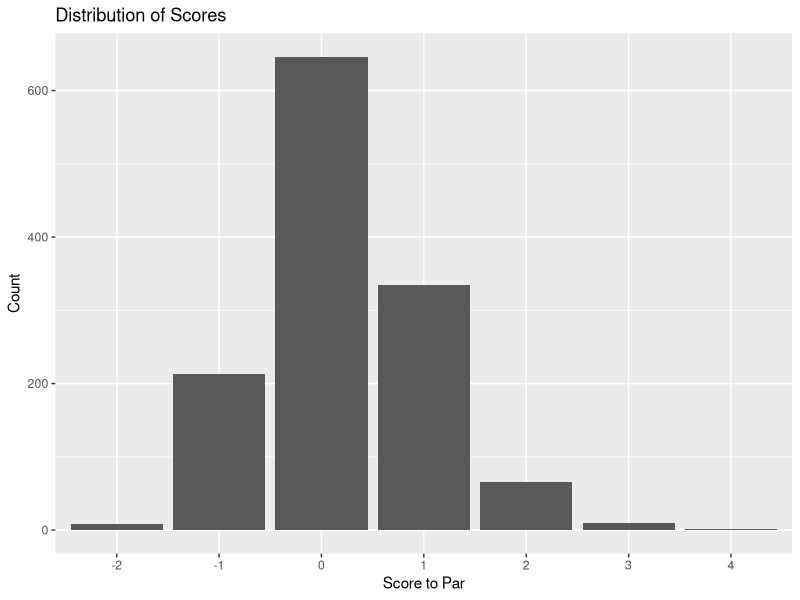
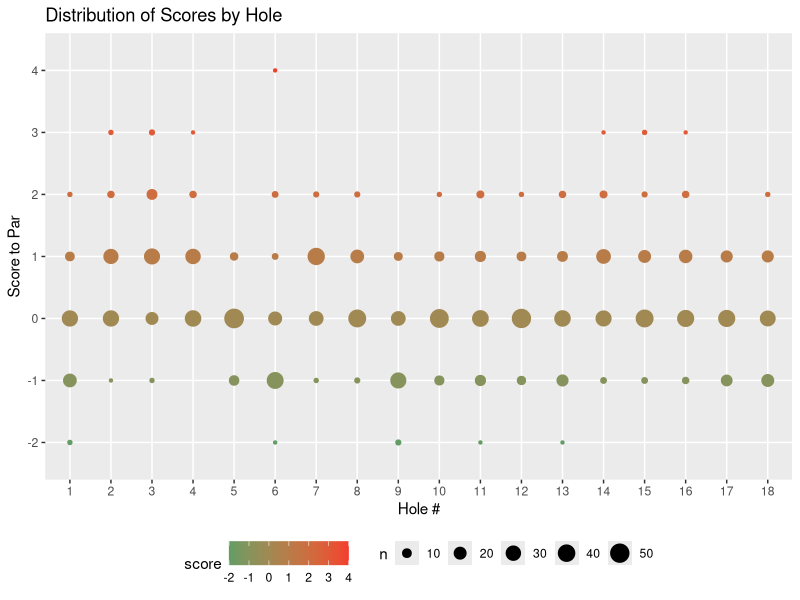

Reproduce these figures in R, in order.
## ---- chunk 1
knitr::opts_chunk$set(echo = F)
knitr::opts_chunk$set(warning = F)
knitr::opts_chunk$set(out.width = '100%')
library(tidyverse)
library(knitr)
library(kableExtra)

# Read data
scores <- read_csv("../../rdata/footgolf/nationals/nationals_rd1.csv", col_types = c("ciiiiii"), col_names = T)
## ---- chunk 2
scores %>% 
          group_by(hole, par) %>% 
          summarize(avg.score = format(round(mean(strokes), 3), nsmall = 3), 
                    better = sum(score < -2), 
                    eagles = sum(score == -2), 
                    birdies = sum(score == -1), 
                    pars = sum(score == 0), 
                    bogeys = sum(score == 1), 
                    doubles = sum(score == 2), 
                    worse = sum(score > 2), 
                    par.avg = cell_spec(format(round(mean(score), 3), nsmall = 3), 
                                        color = ifelse(format(round(mean(score), 3), nsmall = 3) > 0, "red", "green"))) %>%
    kable(escape = F, format = 'html') %>%
    kable_styling(bootstrap_options = c("striped", "hover", "condensed", "responsive"))

# Plot Scores
ggplot(scores, aes(factor(score))) + 
    geom_bar() +
    labs(x = "Score to Par", y = "Count") +
    ggtitle("Distribution of Scores")
    
## ---- chunk 3
ggplot(scores, aes(x=factor(hole), y=factor(score))) + 
    geom_count(aes(color=score)) + 
    scale_size_area() + 
    scale_color_gradient(low = '#639D66', high = '#F33E2E') + 
    labs(x = "Hole #", y = "Score to Par") +
    ggtitle("Distribution of Scores by Hole") + 
    theme(legend.position="bottom", legend.direction="horizontal")
